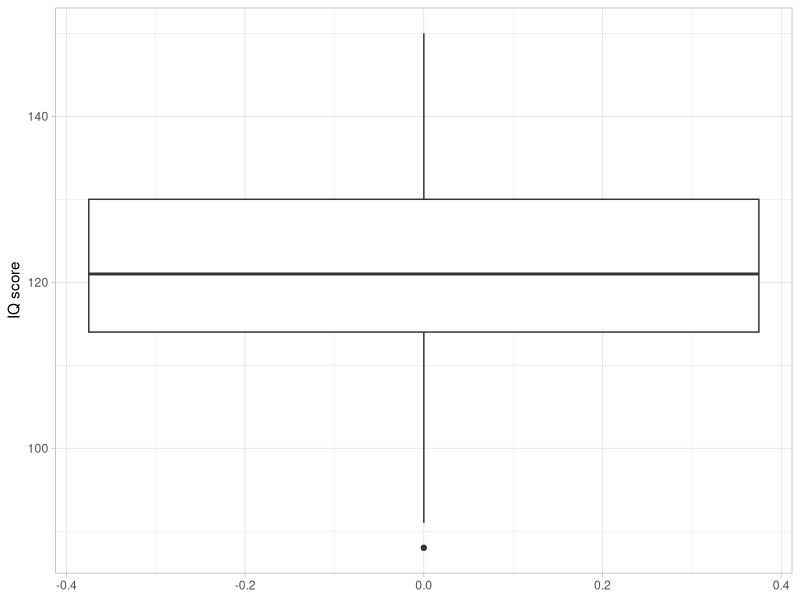
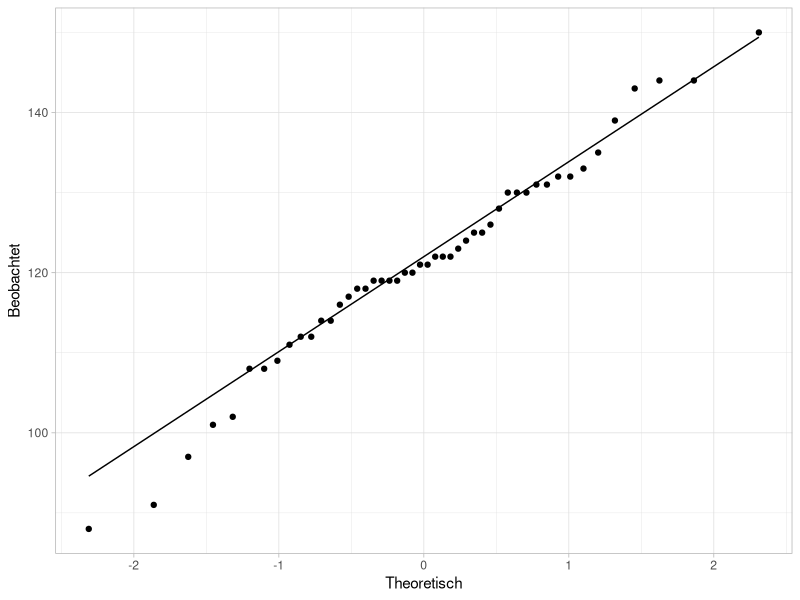

Recreate these plots in R, in order.
## ---- chunk 1
knitr::opts_chunk$set(fig.align = "center", dpi = 350)
ggplot2::theme_set(ggplot2::theme_light())
## ---- chunk 2
library(tidyverse)
library(haven)
library(rstatix)
library(skimr)
## ---- chunk 3
library(patchwork)
## ---- chunk 4
ravenclaw <- read_spss("data/ravenclav.sav")

ravenclaw
## ---- chunk 5
skim(ravenclaw)
## ---- chunk 6
ggplot(ravenclaw, aes(y = intelligence)) +
  geom_boxplot() +
  labs(y = "IQ score")
## ---- chunk 7
ggplot(ravenclaw, aes(sample = intelligence)) +
  stat_qq() +
  stat_qq_line() +
  labs(x = "Theoretisch", y = "Beobachtet")
## ---- chunk 8
ravenclaw %>% 
  shapiro_test(intelligence)
## ---- chunk 9
ravenclaw %>% 
  t_test(intelligence ~ 1, mu = 100)
